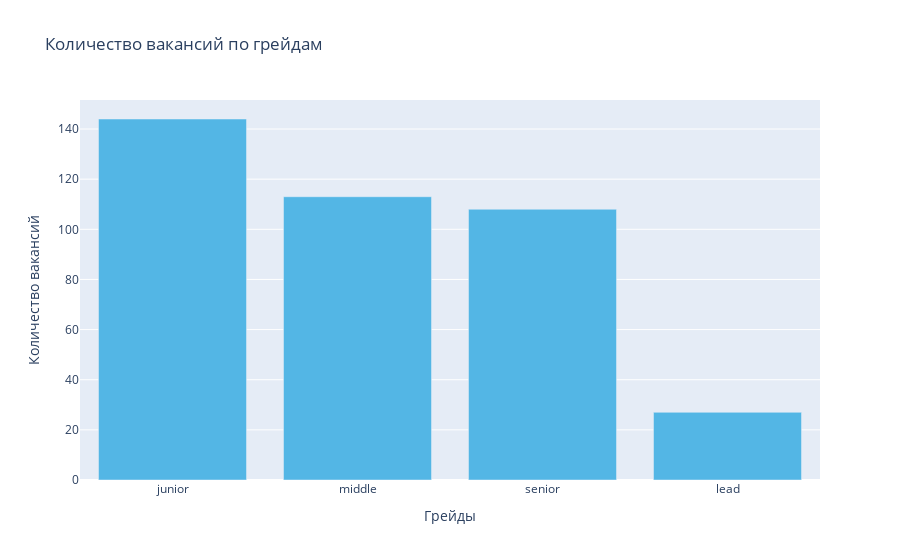

Source (notebook cell):
### Markdown cell above
Из всего числа имеющихся примеров датасета грейды удалось выделить лишь у 8%. Делаем вывод, что в дальнейшей работе эта сторона вакансий нерепрезентативна, использовать не будем.

### Code cell
fig = go.Figure(
    data=[
        go.Bar(
            x=list(levels_dict.keys()),
            y=df[[*levels_dict.keys()]].sum().values,
            marker_color="#53b6e5",
        )
    ]
)
fig.update_xaxes(title_text="Грейды")
fig.update_yaxes(title_text="Количество вакансий")
fig.update_layout(title="Количество вакансий по грейдам")

fig.show()

### Figure 1 — Plotly figure (JSON) as saved in the notebook; plotly's stock layout.template omitted (floating-point values rounded to 4 significant figures)
{"data": [{"marker": {"color": "#53b6e5"}, "type": "bar", "x": ["junior", "middle", "senior", "lead"], "y": [144, 113, 108, 27]}], "layout": {"title": {"text": "Количество вакансий по грейдам"}, "xaxis": {"title": {"text": "Грейды"}}, "yaxis": {"title": {"text": "Количество вакансий"}}}}
